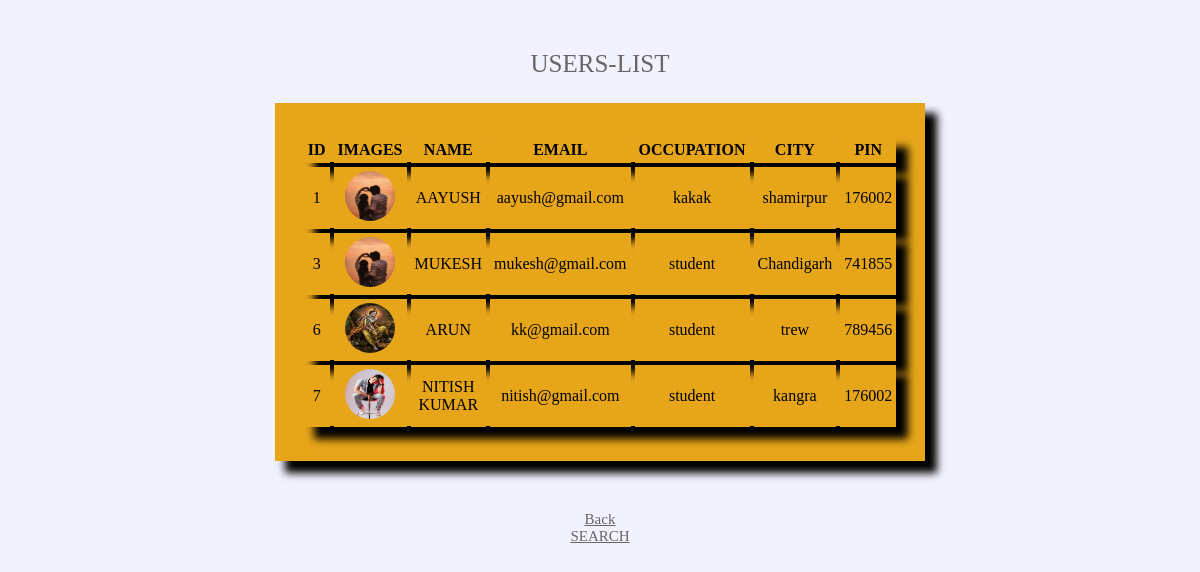
Screenshot of /users.php (signed in) with the database file from the repository.
### tables this page shows
CREATE TABLE `regist` (
  `id` int NOT NULL,
  `username` varchar(50) NOT NULL,
  `email` varchar(50) NOT NULL,
  `pass` int NOT NULL,
  `phone` varchar(20) NOT NULL,
  `occup` varchar(100) NOT NULL,
  `city` varchar(100) NOT NULL,
  `img` varchar(100) NOT NULL,
  `pin` int NOT NULL
);

### users.php (the view, shortened to what this page needs)
<!DOCTYPE html>
<html lang="en">
<head>
    <link rel="stylesheet" href="style.css" >
</head>
<body>
    <?php
include "db.php";
$sql = "SELECT * FROM regist ";
$result = mysqli_query($con, $sql);
$row = mysqli_num_rows($result);
if($row > 0){
    echo "<table class= 'form' cellspacing='4px' cellpadding='4px'>";
    echo "<caption>"."USERS-LIST"."</caption>";
        echo "<tr class = 'form'>";
            echo "<th >"."ID"."</th>";
            echo "<th >"."IMAGES"."</th>";
            echo "<th >"."NAME"."</th>";
            echo "<th >"."EMAIL"."</th>";
            echo "<th >"."OCCUPATION"."</th>";
            echo "<th>"."CITY"."</th>"  ;
            echo "<th>"."PIN"."</th>"."</tr>";
            while($row = mysqli_fetch_array($result)){
                $id = $row['id'];
                $username = $row['username'];
                $email = $row['email'];
                $city = $row['city'];
                $occup = $row['occup'];
                $file_name = $row['img'];
                $file_store = "uploads/";
                $target = $file_store . $file_name;
                $pin = $row['pin'];
                echo "<tr class = 'form' >";
                    echo "<td>".$id."</td>";
                    echo "<td>"."<img class ='avtar' src ='$target'> "."</td>";
                    echo "<td>".$username."</td>";
                    echo "<td>".$email."</td>";
                    echo "<td>".$occup."</td>";
                    echo "<td>".$city."</td>";
                    echo "<td>".$pin."</td>"."</tr>";
            }
                    echo "</table>";
            }
            else{
                echo " error";
            }
            ?>
            <p class='link'><a href='dashboard.php'>Back</a></p>
            <p class='link'><a href='search.php'>SEARCH</a></p>
        </body>
        </html>

### style.css (style rules this page uses)
body { background-color:rgb(242, 242, 255); }
.form { margin: 50px auto; width: 400px; padding: 30px 25px; background: #e7a61a; border: unset; border:snow; box-shadow: 11px 11px 8px 1px; text-align: center; }
.link { color: #666; font-size: 15px; text-align: center; margin-bottom: 0px; }
.link a { color: #666; }
p { color: black; margin: 0px auto 25px; font-size: 20px; font-weight: 250; text-align: center; }
caption { color: #666; margin: 0px auto 25px; font-size: 25px; font-weight: 300; text-align: center; }
.avtar { height: 50px; width: 50px; border-radius: 50px; }

### rows the page displays
regist: id "1", img (picture), username "AAYUSH", email "aayush@gmail.com", occup "kakak", city "shamirpur", pin "176002"
regist: id "3", img (picture), username "MUKESH", email "mukesh@gmail.com", occup "student", city "Chandigarh", pin "741855"
regist: id "6", img (picture), username "ARUN", email "kk@gmail.com", occup "student", city "trew", pin "789456"
regist: id "7", img (picture), username "NITISH KUMAR", email "nitish@gmail.com", occup "student", city "kangra", pin "176002"
